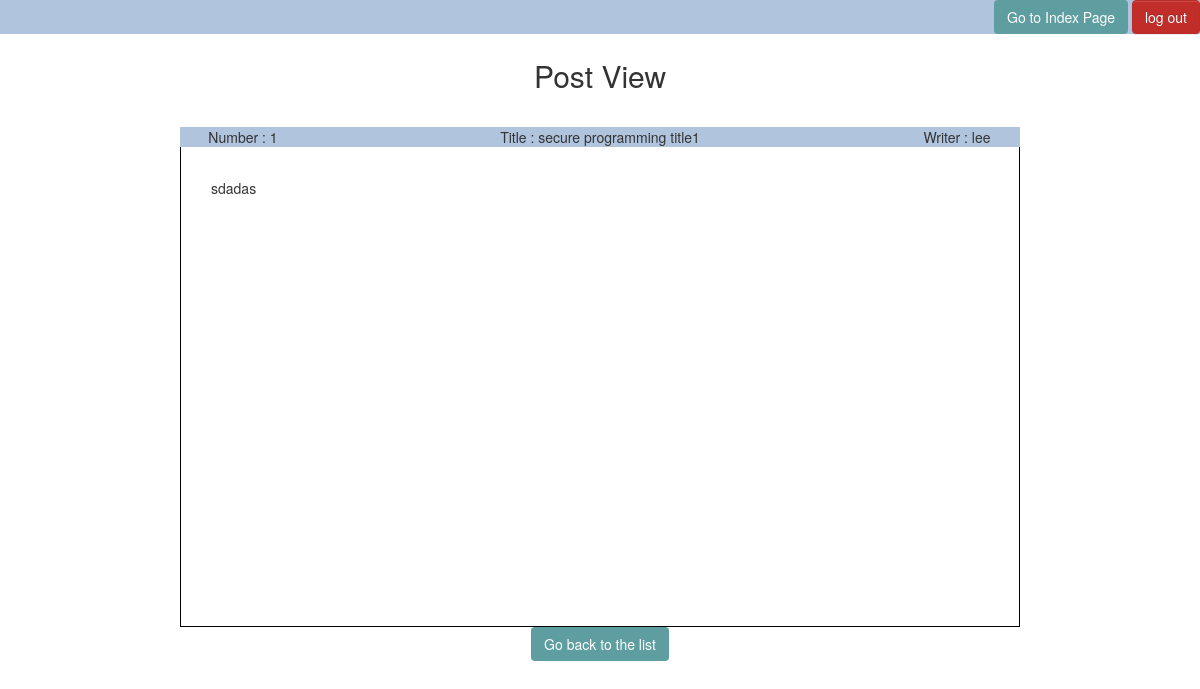
/forum_view.php?number=1 (signed in), run on the app's committed database.
### tables this page shows
CREATE TABLE `board` (
  `id` int(11) UNSIGNED NOT NULL,
  `name` varchar(20) NOT NULL,
  `title` varchar(70) NOT NULL,
  `content` text NOT NULL
);

### forum_view.php (the view, shortened to what this page needs)
<?php
include('db_connection.php');
$post_num = $_GET["number"];
$query ="SELECT * FROM board WHERE id=$post_num";
$result = mysqli_query($db,$query);
?>
<!DOCTYPE html>
<html>
<head>
    <link rel="stylesheet" type="text/css" href="style.css">
    <link rel="stylesheet" type="text/css" href="style.css">
    <link rel="stylesheet" href="https://maxcdn.bootstrapcdn.com/bootstrap/3.3.2/css/bootstrap.min.css">
    <link rel="stylesheet" href="https://maxcdn.bootstrapcdn.com/bootstrap/3.3.2/css/bootstrap-theme.min.css">
</head>
<body>
<?php include("header.php");?>
<div id="container" style="height: 100%; padding-left: 15%;padding-right: 15%;" align="center">
    <div style="padding: 5px">
        <h2>Post View</h2>
    </div>
    <div style="padding-top: 20px">
        <div style="">
            <?php
            while($rows = mysqli_fetch_array($result)){
                ?>
            <div style="background-color: #B0C4DE;float:left; width: 15%;"> Number : <?php echo $rows['id']; ?> </div>
            <div style="background-color: #B0C4DE;float:left; width: 70%;"> Title : <?php echo $rows['title']; ?> </div>
            <div style="background-color: #B0C4DE;float:left; width: 15%;"> Writer : <?php echo $rows['name']; ?> </div>
        </div>
        <div style="height: 500px;border: 0.5px black solid;padding-top: 50px;padding-left: 30px;padding-right: 30px;" align="left">
            <?php echo $rows['content'];
            }
            ?>
        </div>
        <a class="btn" href="forum.php" role="button">Go back to the list</a>
    </div>
</div>
</body>
</html>

### style.css (style rules this page uses)
* { margin: 0px; padding: 0px; }
body { font-size: 120%; background: #F8F8FF; }
.btn { padding: 10px; font-size: 15px; color: white; background: #5F9EA0; border: none; border-radius: 5px; }

### data on the page
board: id "1", title "secure programming title1", name "lee", content "sdadas"
